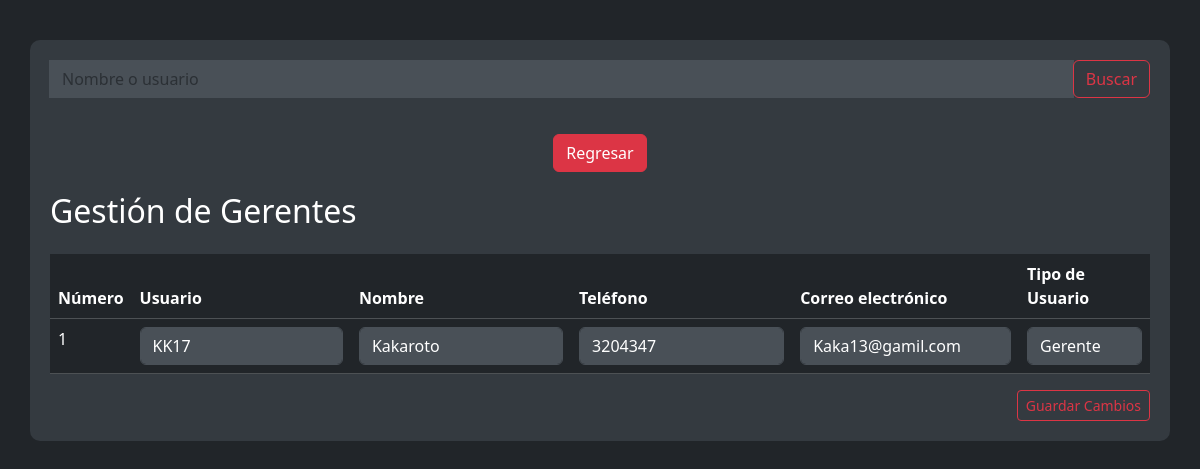
The page /gestiongerentes.php (signed in) on the database as committed earlier.
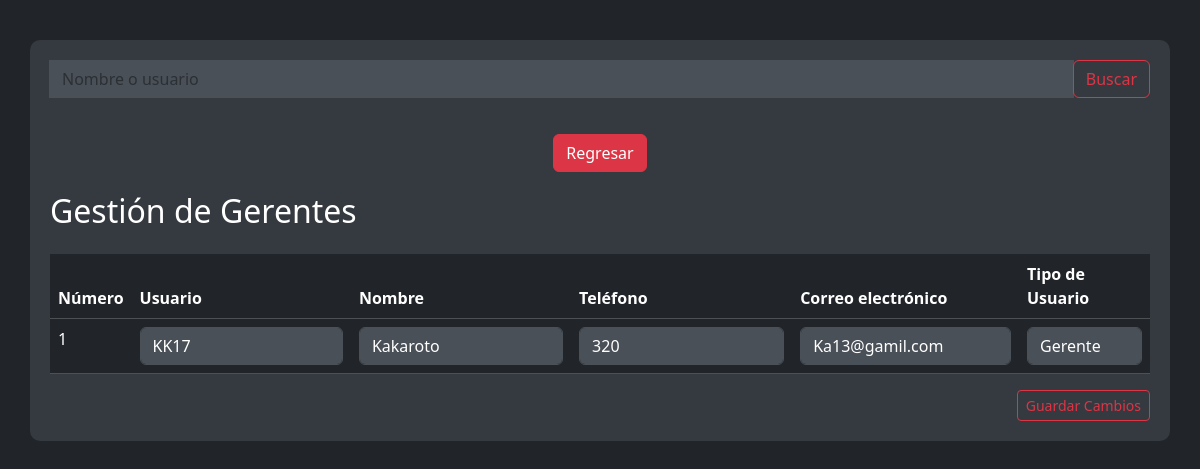
The same page on the database as committed later.
### tables this page shows
CREATE TABLE `usuarios` (
  `id_usuario` int(11) NOT NULL,
  `usuario` varchar(20) DEFAULT NULL,
  `nombre` varchar(20) DEFAULT NULL,
  `correo_electronico` varchar(30) DEFAULT NULL,
  `telefono` varchar(15) DEFAULT NULL,
  `contraseña_usuario` varchar(100) DEFAULT NULL,
  `id_tipos` int(11) DEFAULT NULL,
  `codigo_recuperacion` varchar(255) DEFAULT NULL,
  `aceptado` varchar(2) DEFAULT NULL,
  `Foto` varchar(255) DEFAULT NULL
);

### gestiongerentes.php (the view, shortened to what this page needs)
<?php
include_once 'conexion.php';
include_once("sweetarch.php");
$searchQuery = "";
$query_proveedores = "SELECT * FROM usuarios WHERE id_tipos = 5 AND aceptado = 'si'";
$statement_proveedores = $con->prepare($query_proveedores);
$statement_proveedores->execute();
$proveedores = $statement_proveedores->fetchAll(PDO::FETCH_ASSOC);
?>
<!DOCTYPE html>
<html lang="en">
<head>
    <link rel="stylesheet" href="CSS/bootstrap.css">
    <link rel="stylesheet" href="CSS/alerta.css">
</head>
<body>
    <div class="container">
        <form method="GET" action="">
            <div class="input-group mb-3">
                <input type="text" class="form-control" id="search" name="search" placeholder="Nombre o usuario" value="<?php echo htmlspecialchars($searchQuery); ?>" aria-label="Buscar" aria-describedby="search-label">
                <div class="input-group-append">
                    <button type="submit" class="btn btn-outline-danger">Buscar</button>
                </div>
            </div>
        </form>
        <div class="row">
            <div class="col-12 text-center">
                <a href="index.php" class="btn btn-danger btn-regresar">Regresar</a>
            </div>
        </div>
        <form action="" method="POST">
            <div class="modal-body">
                <h2 class="mb-4">Gestión de Gerentes</h2>
                <table class="table table-dark">
                    <thead>
                        <tr>
                            <th scope="col">Número</th>
                            <th scope="col">Usuario</th>
                            <th scope="col">Nombre</th>
                            <th scope="col">Teléfono</th>
                            <th scope="col">Correo electrónico</th>
                            <th scope="col">Tipo de Usuario</th>
                        </tr>
                    </thead>
                    <tbody>
                        <?php
                        $numero = 1;
                        foreach ($proveedores as $proveedor) {
                            echo "<tr>";
                            echo "<td>" . $numero++ . "</td>";
                            echo "<td><input type='text' class='form-control' name='usuario[" . htmlspecialchars($proveedor['id_usuario']) . "]' value='" . htmlspecialchars($proveedor['usuario']) . "' readonly ></td>";
                            echo "<td><input type='text' class='form-control' name='nombre[" . htmlspecialchars($proveedor['id_usuario']) . "]' value='" . htmlspecialchars($proveedor['nombre']) . "' readonly ></td>";
                            echo "<td><input type='text' class='form-control' name='telefono[" . htmlspecialchars($proveedor['id_usuario']) . "]' value='" . htmlspecialchars($proveedor['telefono']) . "'></td>";
                            echo "<td><input type='email' class='form-control' name='correo_electronico[" . htmlspecialchars($proveedor['id_usuario']) . "]' value='" . htmlspecialchars($proveedor['correo_electronico']) . "'></td>";
                            echo "<td>";
                            echo "<select name='tipo_usuario[" . htmlspecialchars($proveedor['id_usuario']) . "]' class='form-control'>";
                            echo "<option value='5'" . ($proveedor['id_tipos'] == 5 ? ' selected' : '') . ">Gerente</option>";
                            echo "</select>";
                            echo "</td>";
                            echo "</tr>";
                        }
                        ?>
                    </tbody>
                </table>
            </div>
            <div class="modal-footer">
                <button type="submit" class="btn btn-outline-danger btn-sm" name="guardar_gerente">Guardar Cambios</button>
            </div>
        </form>
    </div>
</body>
</html>

Rows that differ between the two databases and show on the page:
changed usuarios "KK17": telefono "3204347" → "320"; correo_electronico "Kaka13@gamil.com" → "Ka13@gamil.com"
